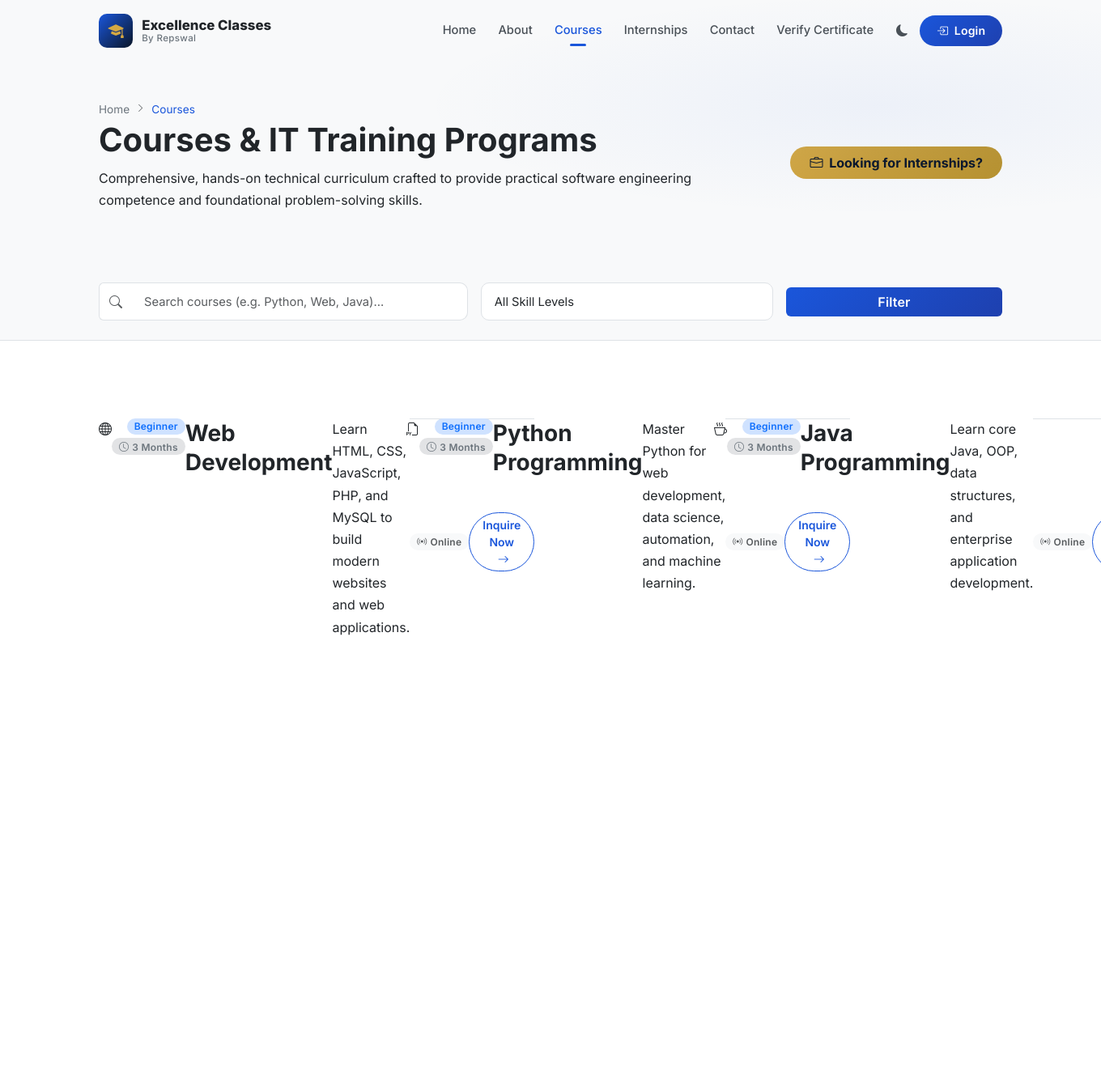
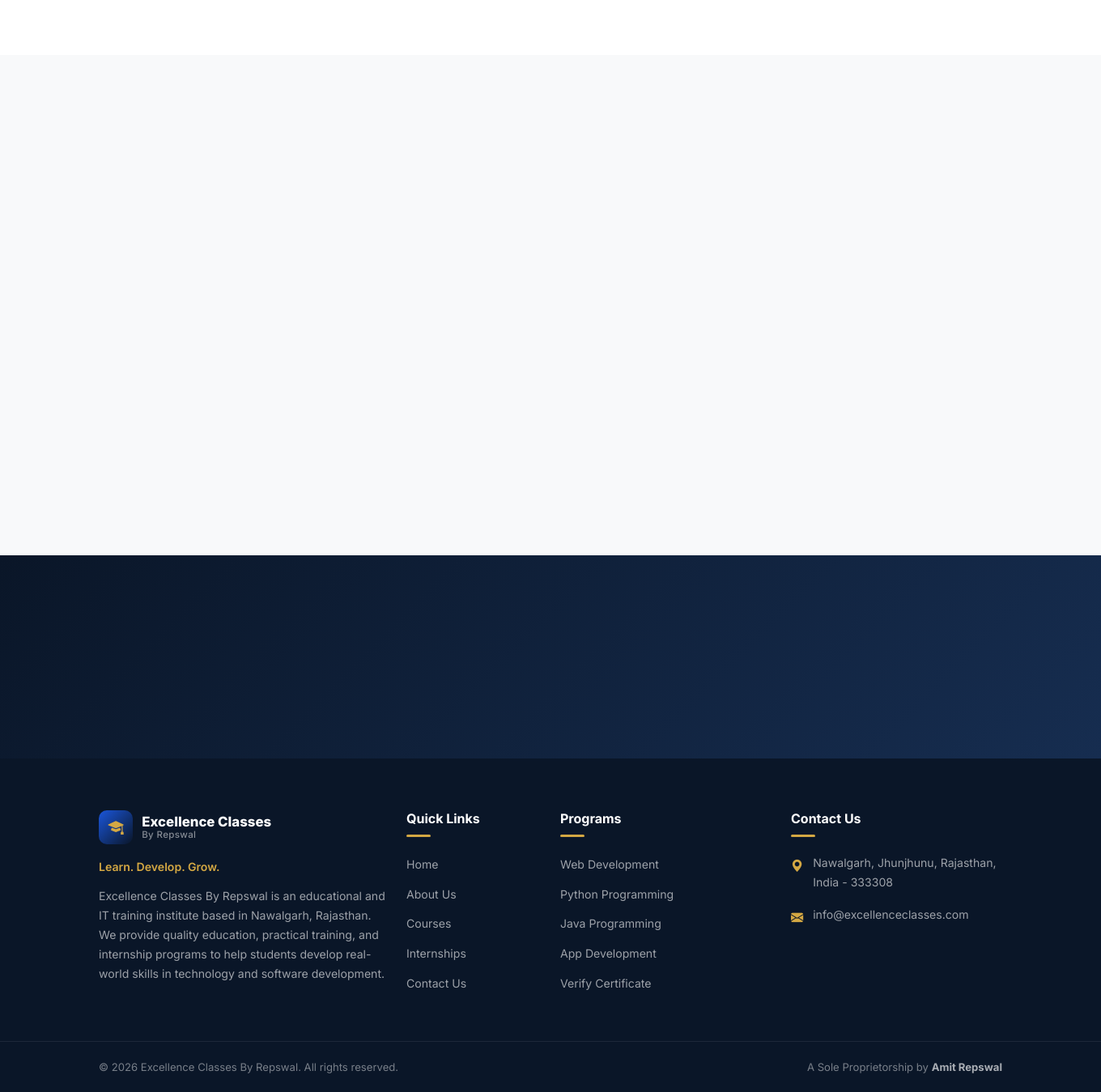
/courses.php, run on the app's committed database (2 pictures, top to bottom).
### tables this page shows
CREATE TABLE `courses` (
    `id` INT UNSIGNED AUTO_INCREMENT PRIMARY KEY,
    `title` VARCHAR(200) NOT NULL,
    `slug` VARCHAR(200) NOT NULL UNIQUE,
    `short_description` TEXT NULL,
    `description` LONGTEXT NULL,
    `duration` VARCHAR(100) NULL,
    `level` ENUM('Beginner','Intermediate','Advanced','All Levels') NOT NULL DEFAULT 'All Levels',
    `mode` ENUM('Online','Offline','Hybrid') NOT NULL DEFAULT 'Online',
    `fee` DECIMAL(10,2) NULL,
    `fee_display` VARCHAR(100) NULL,
    `icon_class` VARCHAR(100) NULL,
    `image` VARCHAR(500) NULL,
    `technologies` JSON NULL,
    `syllabus` JSON NULL,
    `is_active` TINYINT(1) NOT NULL DEFAULT 1,
    `sort_order` INT NOT NULL DEFAULT 0,
    `created_by` INT UNSIGNED NULL,
    `created_at` TIMESTAMP DEFAULT CURRENT_TIMESTAMP,
    `updated_at` TIMESTAMP DEFAULT CURRENT_TIMESTAMP ON UPDATE CURRENT_TIMESTAMP,
    FOREIGN KEY (`created_by`) REFERENCES `admins`(`id`) ON DELETE SET NULL ON UPDATE CASCADE,
    INDEX `idx_courses_slug` (`slug`),
    INDEX `idx_courses_active` (`is_active`)
);

### includes/functions.php (called while the page is built, shortened)
<?php
function e(?string $string): string {
    return htmlspecialchars($string ?? '', ENT_QUOTES, 'UTF-8');
}
function baseUrl(string $path = ''): string {
    $isHttps = (!empty($_SERVER['HTTPS']) && $_SERVER['HTTPS'] !== 'off')
        || (!empty($_SERVER['HTTP_X_FORWARDED_PROTO']) && $_SERVER['HTTP_X_FORWARDED_PROTO'] === 'https')
        || ((int)($_SERVER['SERVER_PORT'] ?? 80) === 443);
    $protocol = $isHttps ? 'https' : 'http';
    $host = $_SERVER['HTTP_HOST'] ?? 'localhost';
    $rootDir = null;
    $docRoot = isset($_SERVER['DOCUMENT_ROOT']) ? realpath($_SERVER['DOCUMENT_ROOT']) : false;
    $projectRoot = realpath(ROOT_PATH);
    if ($rootDir === null) {
        $parsed = parse_url(APP_URL);
        $rootDir = $parsed['path'] ?? '';
    }
    $rootDir = rtrim($rootDir, '/');
    $path = ltrim($path, '/');
    return $protocol . '://' . $host . ($rootDir ? $rootDir : '') . '/' . $path;
}

### courses.php (the view, shortened to what this page needs)
<?php
require_once __DIR__ . '/includes/header.php';
try {
    $pdo = getDBConnection();
    $searchQuery = trim($_GET['q'] ?? '');
    $sql = "SELECT * FROM courses WHERE is_active = 1";
    $params = [];
    $sql .= " ORDER BY sort_order ASC";
    $stmt = $pdo->prepare($sql);
    $stmt->execute($params);
    $courses = $stmt->fetchAll();
} catch (PDOException $e) {
    $courses = [];
}
?>
<section class="page-header">
    <div class="container">
        <div class="row align-items-center">
            <div class="col-lg-8">
                <nav aria-label="breadcrumb">
                    <ol class="breadcrumb">
                        <li class="breadcrumb-item"><a href="<?= baseUrl() ?>">Home</a></li>
                        <li class="breadcrumb-item active" aria-current="page">Courses</li>
                    </ol>
                </nav>
                <h1 class="page-title">Courses & IT Training Programs</h1>
                <p class="page-subtitle">
                    Comprehensive, hands-on technical curriculum crafted to provide practical software engineering competence and foundational problem-solving skills.
                </p>
            </div>
            <div class="col-lg-4 text-lg-end d-none d-lg-block">
                <a href="<?= baseUrl('internships.php') ?>" class="btn btn-gold rounded-pill px-4 py-2">
                    <i class="bi bi-briefcase me-1"></i> Looking for Internships?
                </a>
            </div>
        </div>
    </div>
</section>
<section class="section py-4 border-bottom bg-light">
    <div class="container">
        <form method="GET" action="<?= baseUrl('courses.php') ?>" class="row g-3 align-items-center">
            <div class="col-md-5">
                <div class="input-group">
                    <span class="input-group-text bg-white border-end-0"><i class="bi bi-search text-muted"></i></span>
                    <input type="text" name="q" class="form-control border-start-0" placeholder="Search courses (e.g. Python, Web, Java)..." value="<?= e($searchQuery ?? '') ?>">
                </div>
            </div>
            <div class="col-md-4">
                <select name="level" class="form-select" onchange="this.form.submit()">
                    <option value="">All Skill Levels</option>
                </select>
            </div>
            <div class="col-md-3 d-flex gap-2">
                <button type="submit" class="btn btn-primary flex-grow-1">Filter</button>
            </div>
        </form>
    </div>
</section>
<section class="section">
    <div class="container">
        <?php if (empty($courses)): ?>
            <div class="glass-card p-5 text-center my-4">
                <div class="mb-3 text-muted fs-1"><i class="bi bi-journal-x"></i></div>
                <h4 class="fw-bold">No Courses Found</h4>
                <p class="text-secondary max-w-500 mx-auto mb-4">
                    <?= !empty($searchQuery) ? 'No courses matched your search query. Try broadening your terms or reset the filters.' : 'Courses are currently being updated. Please check back shortly or get in touch with us.' ?>
                </p>
                <a href="<?= baseUrl('courses.php') ?>" class="btn btn-primary">View All Courses</a>
            </div>
        <?php else: ?>
            <div class="row g-4">
                <?php foreach ($courses as $c): ?>
                    <?php
                        $icon = !empty($c['icon_class']) ? $c['icon_class'] : 'bi-laptop';
                    ?>
                    <div class="col-lg-4 col-md-6 reveal">
                        <div class="course-card h-100 d-flex flex-direction-column">
                            <div class="course-card-top d-flex justify-content-between align-items-start mb-3">
                                <div class="course-icon-box">
                                    <i class="bi <?= e($icon) ?>"></i>
                                </div>
                                <div class="d-flex flex-column align-items-end gap-1">
                                    <span class="badge bg-primary-subtle text-primary rounded-pill small">
                                        <?= e($c['level'] ?? 'All Levels') ?>
                                    </span>
                                    <span class="badge bg-secondary-subtle text-secondary rounded-pill small">
                                        <i class="bi bi-clock me-1"></i><?= e($c['duration'] ?? 'Self-paced') ?>
                                    </span>
                                </div>
                            </div>
                            <h3 class="course-card-title"><?= e($c['title']) ?></h3>
                            <p class="course-card-desc flex-grow-1">
                                <?= e($c['short_description'] ?? 'In-depth practical curriculum covering concepts, design, and code implementation.') ?>
                            </p>
                            <div class="course-card-footer border-top pt-3 d-flex justify-content-between align-items-center">
                                <span class="badge bg-light text-muted">
                                    <i class="bi bi-broadcast me-1"></i><?= e($c['mode'] ?? 'Online') ?>
                                </span>
                                <a href="<?= baseUrl('contact.php?subject=' . urlencode('Inquiry regarding ' . $c['title'])) ?>" class="btn btn-outline-primary btn-sm rounded-pill px-3">
                                    Inquire Now <i class="bi bi-arrow-right ms-1"></i>
                                </a>
                            </div>
                        </div>
                    </div>
                <?php endforeach; ?>
            </div>
        <?php endif; ?>
    </div>
</section>
<section class="section bg-light">
    <div class="container">
    </div>
</section>
<section class="section py-5" style="background: linear-gradient(135deg, var(--navy), var(--navy-mid)); color: var(--white);">
</section>
<?php require_once __DIR__ . '/includes/footer.php'; ?>

### data on the page
courses: level "Beginner", duration "3 Months", title "Web Development", short_description "Learn HTML, CSS, JavaScript, PHP, and MySQL to build modern websites and web applications.", mode "Online"
courses: level "Beginner", duration "3 Months", title "Python Programming", short_description "Master Python for web development, data science, automation, and machine learning.", mode "Online"
courses: level "Beginner", duration "3 Months", title "Java Programming", short_description "Learn core Java, OOP, data structures, and enterprise application development.", mode "Online"

### other printed values
APP_TAGLINE "Learn. Develop. Grow."
getSetting('site_email', 'info@excellenceclasses.com') "info@excellenceclasses.com"
APP_NAME "Excellence Classes By Repswal"
